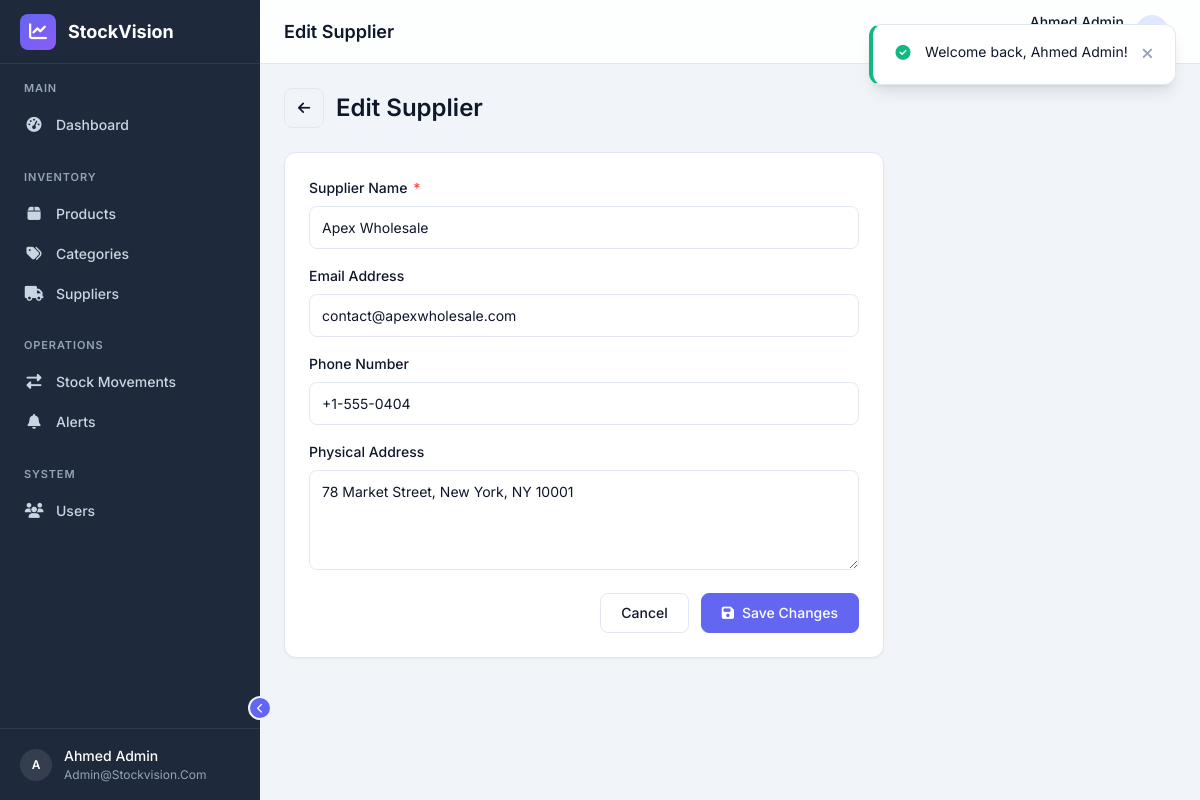
/suppliers/4/edit (signed in), run on the app's committed database.
### tables this page shows
CREATE TABLE `suppliers` (
    `id` INT UNSIGNED AUTO_INCREMENT PRIMARY KEY,
    `name` VARCHAR(100) NOT NULL,
    `phone` VARCHAR(20) NULL,
    `email` VARCHAR(255) NULL,
    `address` TEXT NULL,
    `created_at` DATETIME NOT NULL DEFAULT CURRENT_TIMESTAMP,
    `updated_at` DATETIME NULL ON UPDATE CURRENT_TIMESTAMP,
    `deleted_at` DATETIME NULL COMMENT 'Soft delete timestamp'
);

### app/controllers/SupplierController.php (called while the page is built, shortened)
<?php
class SupplierController
{
    private Supplier $supplierModel;
    public function __construct()
    {
        $this->db = getDB();
        $this->supplierModel = new Supplier($this->db);
    }
    public function edit(int $id): void
    {
        $supplier = $this->supplierModel->findById($id);
        $pageTitle = 'Edit Supplier';
        $this->render('suppliers/edit', compact('pageTitle', 'supplier', 'errors'));
    }
    private function render(string $view, array $data = [], string $layout = 'app'): void
    {
        extract($data);
        require __DIR__ . '/../../views/layouts/' . $layout . '.php';
    }
}

### public/index.php (called while the page is built, shortened)
<?php
require_once __DIR__ . '/../app/config/app.php';
require_once __DIR__ . '/../app/config/database.php';
require_once __DIR__ . '/../app/helpers/response.php';
$requestMethod = $_SERVER['REQUEST_METHOD'];
$requestUri    = parse_url($_SERVER['REQUEST_URI'], PHP_URL_PATH);
$requestUri = '/' . ltrim($requestUri, '/');
$routes = require __DIR__ . '/../app/routes.php';
$matchedRoute  = null;
$routeParams   = [];
foreach ($routes as $route) {
    [$method, $path, $controller, $action] = $route;
    if ($method !== $requestMethod) {
        continue;
    }
    $pattern = preg_replace('/\{([a-zA-Z_]+)\}/', '(\d+)', $path);
    $pattern = '#^' . $pattern . '$#';
    if (preg_match($pattern, $requestUri, $matches)) {
        $matchedRoute = $route;
        array_shift($matches);
        $routeParams = $matches;
        break;
    }
}
[, , $controllerName, $actionName] = $matchedRoute;
$controller = new $controllerName();
call_user_func_array([$controller, $actionName], $routeParams);

### app/config/database.php (called while the page is built, shortened)
<?php
function getDB(): PDO
{
    static $pdo = null;
    if ($pdo === null) {
        $dsn = sprintf(
            'mysql:host=%s;port=%s;dbname=%s;charset=%s',
            DB_HOST,
            DB_PORT,
            DB_NAME,
            DB_CHARSET
        );
        $options = [
            PDO::ATTR_ERRMODE            => PDO::ERRMODE_EXCEPTION,
            PDO::ATTR_DEFAULT_FETCH_MODE => PDO::FETCH_ASSOC,
            PDO::ATTR_EMULATE_PREPARES   => false,
            PDO::MYSQL_ATTR_INIT_COMMAND => "SET NAMES utf8mb4 COLLATE utf8mb4_unicode_ci",
        ];
        try {
            $pdo = new PDO($dsn, DB_USER, DB_PASS, $options);
        } catch (PDOException $e) {
            error_log('Database connection failed: ' . $e->getMessage());
            die('Database connection failed. Please check your configuration.');
        }
    }
    return $pdo;
}

### app/models/Supplier.php (called while the page is built, shortened)
<?php
class Supplier
{
    private PDO $db;
    public function __construct(PDO $db)
    {
        $this->db = $db;
    }
    public function findById(int $id): ?array
    {
        $stmt = $this->db->prepare("
            SELECT * FROM `suppliers`
            WHERE `id` = ? AND `deleted_at` IS NULL
        ");
        $stmt->execute([$id]);
        $supplier = $stmt->fetch();
        return $supplier ?: null;
    }
}

### app/helpers/response.php (called while the page is built, shortened)
<?php
function old(string $field, mixed $default = ''): mixed
{
    $value = $_SESSION['old'][$field] ?? $default;
    return $value;
}
function hasError(string $field): bool
{
    return isset($_SESSION['errors'][$field]);
}

### views/suppliers/edit.php (the view, shortened to what this page needs)
<div class="page-header">
    <div class="d-flex align-items-center gap-3">
        <a href="<?= BASE_URL ?>/suppliers" class="btn btn-icon btn-outline" aria-label="Back">
            <i class="fa-solid fa-arrow-left"></i>
        </a>
        <h1 class="m-0"><?= htmlspecialchars($pageTitle) ?></h1>
    </div>
</div>
<div class="card" style="max-width: 600px;">
    <div class="card-body">
        <form action="<?= BASE_URL ?>/suppliers/<?= $supplier['id'] ?>/update" method="POST">
            <div class="form-group">
                <label for="name" class="form-label">Supplier Name <span class="required">*</span></label>
                <input type="text" id="name" name="name"
                       class="form-control <?= hasError('name') ? 'is-invalid' : '' ?>"
                       value="<?= htmlspecialchars(old('name', $supplier['name'])) ?>" required>
            </div>
            <div class="row">
                <div class="col-md-6">
                    <div class="form-group">
                        <label for="email" class="form-label">Email Address</label>
                        <input type="email" id="email" name="email"
                               class="form-control <?= hasError('email') ? 'is-invalid' : '' ?>"
                               value="<?= htmlspecialchars(old('email', $supplier['email'])) ?>">
                    </div>
                </div>
                <div class="col-md-6">
                    <div class="form-group">
                        <label for="phone" class="form-label">Phone Number</label>
                        <input type="text" id="phone" name="phone"
                               class="form-control <?= hasError('phone') ? 'is-invalid' : '' ?>"
                               value="<?= htmlspecialchars(old('phone', $supplier['phone'])) ?>">
                    </div>
                </div>
            </div>
            <div class="form-group">
                <label for="address" class="form-label">Physical Address</label>
                <textarea id="address" name="address"
                          class="form-control <?= hasError('address') ? 'is-invalid' : '' ?>"
                          rows="3"><?= htmlspecialchars(old('address', $supplier['address'])) ?></textarea>
            </div>
            <div class="d-flex justify-content-end gap-3">
                <a href="<?= BASE_URL ?>/suppliers" class="btn btn-outline">Cancel</a>
                <button type="submit" class="btn btn-primary">
                    <i class="fa-solid fa-save"></i> Save Changes
                </button>
            </div>
        </form>
    </div>
</div>

### public/css/variables.css (style rules this page uses)
:root { --primary: #6366f1; --primary-hover: #4f46e5; --primary-light: #e0e7ff; --primary-rgb: 99, 102, 241; --secondary: #8b5cf6; --secondary-hover: #7c3aed; --secondary-light: #ede9fe; --success: #10b981; --success-hover: #059669; --success-light: #d1fae5; --warning: #f59e0b; --warning-hover: #d97706; --warning-light: #fef3c7; --danger: #ef4444; --danger-hover: #dc2626; --danger-light: #fee2e2; --info: #3b82f6; --info-hover: #2563eb; --info-light: #dbeafe; --bg-body: #f1f5f9; --bg-card: #ffffff; --bg-sidebar: #1e293b; --bg-sidebar-hover: #334155; --bg-sidebar-active: rgba(99, 102, 241, 0.15); --bg-input: #ffffff; --bg-hover: #f8fafc; --bg-stripe: #f8fafc; --text-primary: #0f172a; --text-secondary: #64748b; --text-tertiary: #94a3b8; --text-sidebar: #cbd5e1; --text-sidebar-active: #ffffff; --text-on-primary: #ffffff; --text-link: #6366f1; --border-color: #e2e8f0; --border-color-hover: #cbd5e1; --border-radius: 8px; --border-radius-sm: 6px; --border-radius-lg: 12px; --border-radius-xl: 16px; --border-radius-full: 9999px; --shadow-sm: 0 1px 2px rgba(0, 0, 0, 0.05); --shadow: 0 1px 3px rgba(0, 0, 0, 0.1), 0 1px 2px rgba(0, 0, 0, 0.06); --shadow-md: 0 4px 6px -1px rgba(0, 0, 0, 0.1), 0 2px 4px -2px rgba(0, 0, 0, 0.1); --shadow-lg: 0 10px 15px -3px rgba(0, 0, 0, 0.1), 0 4px 6px -4px rgba(0, 0, 0, 0.1); --shadow-xl: 0 20px 25px -5px rgba(0, 0, 0, 0.1), 0 8px 10px -6px rgba(0, 0, 0, 0.1); --space-1: 4px; --space-2: 8px; --space-3: 12px; --space-4: 16px; --space-5: 20px; --space-6: 24px; --space-8: 32px; --space-10: 40px; --space-12: 48px; --space-16: 64px; --font-family: 'Inter', -apple-system, BlinkMacSystemFont, 'Segoe UI', Roboto, sans-serif; --font-size-xs: 0.75rem; --font-size-sm: 0.875rem; --font-size-base: 0.9375rem; --font-size-lg: 1.125rem; --font-size-xl: 1.25rem; --font-size-2xl: 1.5rem; --font-size-3xl: 1.875rem; --font-weight-normal: 400; --font-weight-medium: 500; --font-weight-semibold: 600; --font-weight-bold: 700; --line-height-tight: 1.25; --line-height-normal: 1.5; --line-height-relaxed: 1.75; --sidebar-width: 260px; --sidebar-collapsed-width: 72px; --topbar-height: 64px; --content-max-width: 1400px; --transition-fast: 150ms ease; --transition-base: 250ms ease; --transition-slow: 350ms ease; --z-dropdown: 100; --z-sticky: 200; --z-sidebar: 250; --z-modal-overlay: 300; --z-modal: 400; --z-toast: 500; }

### public/css/base.css (style rules this page uses)
*, *::before, *::after { box-sizing: border-box; margin: 0; padding: 0; }
html { scroll-behavior: smooth; -webkit-text-size-adjust: 100%; -moz-text-size-adjust: 100%; text-size-adjust: 100%; }
body { font-family: var(--font-family); font-size: var(--font-size-base); font-weight: var(--font-weight-normal); line-height: var(--line-height-normal); color: var(--text-primary); background-color: var(--bg-body); -webkit-font-smoothing: antialiased; -moz-osx-font-smoothing: grayscale; min-height: 100vh; }
h1, h2, h3, h4, h5, h6 { font-weight: var(--font-weight-semibold); line-height: var(--line-height-tight); color: var(--text-primary); margin-bottom: 0.5em; }
h1 { font-size: var(--font-size-3xl); }
a { color: var(--text-link); text-decoration: none; transition: color var(--transition-fast); }
input, button, textarea, select { font: inherit; color: inherit; }
button { cursor: pointer; border: none; background: none; }
* { scrollbar-width: thin; scrollbar-color: var(--text-tertiary) transparent; }

### public/css/components.css (style rules this page uses)
.btn { display: inline-flex; align-items: center; justify-content: center; gap: var(--space-2); padding: 10px 20px; font-size: var(--font-size-sm); font-weight: var(--font-weight-medium); line-height: 1; border-radius: var(--border-radius); border: 1px solid transparent; cursor: pointer; transition: all var(--transition-base); white-space: nowrap; text-decoration: none; min-height: 40px; }
.btn i { font-size: 1em; }
.btn-primary { background: var(--primary); color: var(--text-on-primary); border-color: var(--primary); }
.btn-outline { background: transparent; color: var(--text-primary); border-color: var(--border-color); }
.btn-icon { width: 40px; height: 40px; padding: 0; border-radius: var(--border-radius); }
.card { background: var(--bg-card); border: 1px solid var(--border-color); border-radius: var(--border-radius-lg); box-shadow: var(--shadow-sm); transition: box-shadow var(--transition-base); overflow: hidden; }
.card-body { padding: var(--space-6); }

### data on the page
suppliers: name "Apex Wholesale", email "contact@apexwholesale.com", phone "+1-555-0404", address "78 Market Street, New York, NY 10001"

### other printed values
substr(currentUserName() ?? 'U', 0, 1) "A"
currentUserName() "Ahmed Admin"
currentUserEmail() "Admin@stockvision.com"
$pageTitle "Edit Supplier"
